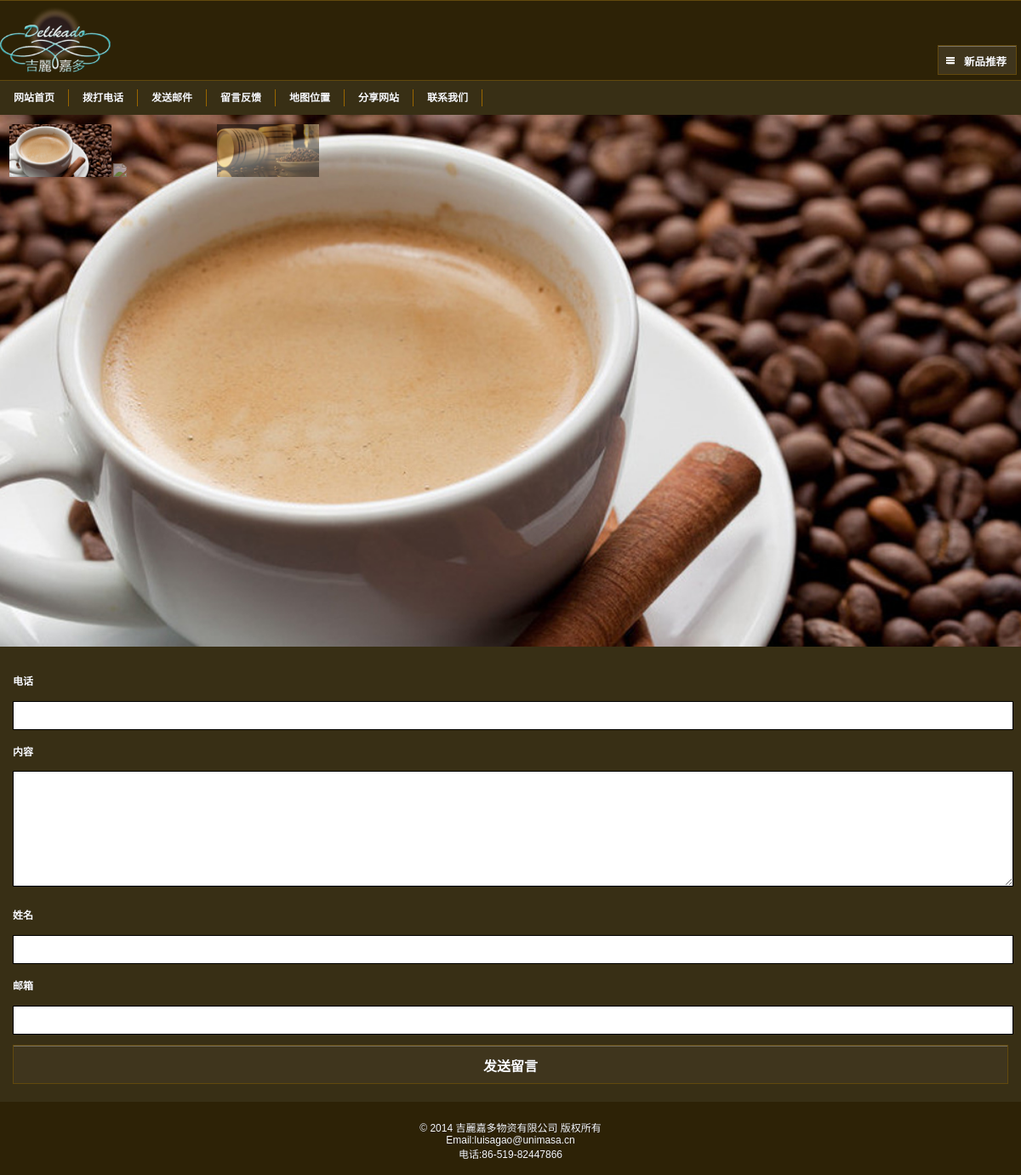
/about/feedback.php, run on the app's committed database.
### tables this page shows
CREATE TABLE `layoutpic` (
  `id_layoutpic` int(11) NOT NULL auto_increment,
  `id_layout` int(11) NOT NULL,
  `id_hr` int(11) NOT NULL,
  `title` varchar(250) NOT NULL,
  `intro` text NOT NULL,
  `url` varchar(250) NOT NULL,
  `opicname` varchar(250) NOT NULL,
  `spicname` varchar(250) NOT NULL,
  `dele` int(1) NOT NULL default '1',
  `type` varchar(3) NOT NULL,
  `indate` datetime NOT NULL,
  `modate` datetime NOT NULL,
  `deldate` datetime NOT NULL,
  `browsecount` int(11) NOT NULL,
  `ordernum` int(11) NOT NULL,
  PRIMARY KEY  (`id_layoutpic`)
);

CREATE TABLE `layout` (
  `id_layout` int(11) NOT NULL auto_increment,
  `lang` int(1) NOT NULL default '1',
  `title` varchar(250) NOT NULL,
  `url` text NOT NULL,
  `intro` text NOT NULL,
  `icon` text NOT NULL,
  `content` text NOT NULL,
  `openstat` int(1) NOT NULL default '1',
  `ordernum` int(11) NOT NULL,
  PRIMARY KEY  (`id_layout`)
);

CREATE TABLE `pagesetpic` (
  `id_pagesetpic` int(11) NOT NULL auto_increment,
  `id_pageset` int(11) NOT NULL,
  `id_hr` int(11) NOT NULL,
  `title` varchar(250) NOT NULL,
  `intro` text NOT NULL,
  `url` varchar(250) NOT NULL,
  `opicname` varchar(250) NOT NULL,
  `spicname` varchar(250) NOT NULL,
  `dele` int(1) NOT NULL default '1',
  `type` varchar(3) NOT NULL,
  `indate` datetime NOT NULL,
  `modate` datetime NOT NULL,
  `deldate` datetime NOT NULL,
  `browsecount` int(11) NOT NULL,
  `ordernum` int(11) NOT NULL,
  PRIMARY KEY  (`id_pagesetpic`)
);

### www/inc/config.php (called while the page is built, shortened)
<?php
require_once("mysql.class.php");
$db_hostname="localhost";
$db_username="root";
$db_password="123456";
$db_database="delikado_m";
?>

### www/inc/function.class.php (called while the page is built, shortened)
<?php
$objDB=new mysql($db_hostname,$db_username,$db_password,$db_database);
$strSQL = "select iscopy,otherheader,title,keywords,description,icp,mapcode,statistics,weburl,newsnum,productnum,bannertime,rmailbox as mail,smailbox as tel from siteset where id_siteset=1" ;
$objDB->Execute($strSQL);
function getlayoutinfo($lid,$tableField){
global	 $objDB;
$strSQL = "select $tableField from layout where id_layout='".$lid."'" ;
$objDB->Execute($strSQL);
$getlayoutinfo=$objDB->fields();
return $getlayoutinfo;
}
function getlayoutpic($lid,$postion){
global	 $objDB;
$strSQL = "select opicname as pic from layoutpic  where id_layout ='".$lid."' order by  ordernum asc limit $postion,1" ;
$objDB->Execute($strSQL);
$arronepic=$objDB->fields();
return $arronepic[pic];
}
function getlayoutpicnuminfo($lid,$num,$tableField){
global	 $objDB;
$strSQL = "select $tableField from layoutpic  where id_layout ='".$lid."' order by  ordernum asc limit 0,$num" ;
$objDB->Execute($strSQL);
$arrallpicinfo=$objDB->GetRows();
return $arrallpicinfo;
}
function getpagesetpicnuminfo($lid,$num,$tableField){
global	 $objDB;
$strSQL = "select $tableField from pagesetpic  where id_pageset ='".$lid."' order by  ordernum asc limit 0,$num" ;
$objDB->Execute($strSQL);
$arrallpicinfo=$objDB->GetRows();
return $arrallpicinfo;
}
?>

### www/about/feedback.php (the view, shortened to what this page needs)
<?php
require "../inc/cn_about_core.php";
?>
<!DOCTYPE HTML>
<html>
<head>
<link rel="stylesheet" type="text/css" href="/inc/css/jquery.mobile.theme-1.3.1.css">
<link rel="stylesheet" type="text/css" href="/inc/css/jquery.mobile.structure-1.3.1.css">
<link rel="stylesheet" type="text/css" href="/inc/css/resetui.css">
</head>
<body <?php if($setinfo[iscopy]=='1'){echo ' oncontextmenu="return false" onselectstart="return false" ondragstart="return false" onbeforecopy="return false"';}?>>
<div data-role="page" id="about" class="webapp" >
<? require "../header.php"; ?>
<div data-role="content"  data-theme="a" >
<? require "../menu.php"; ?>
  <div style="position:relative">
  <div class="innerslider" >
          <ul class="slides" id="bannerslide">
            <? $getpicnuminfo=getpagesetpicnuminfo($pageid,9,'opicname as pic');
               for($i=0;$i<sizeof($getpicnuminfo);$i++){
              ?>
              <li  data-thumb="/upload/layout/<?=$getpicnuminfo[$i][pic]?>"><img src="/upload/layout/<?=$getpicnuminfo[$i][pic]?>" /></li>
            <? }?>
          </ul>
</div>
  </div>
  <div id="onepageview">
 <div class="container no-bottom" >
    	<h4 class="list-pencil">电话 </h4>
        <p><input id="tel" type="text"  data-role="none"  style="width:100%;border: 1px solid #000; height:30px;"></p>
        <h4 class="list-pencil">内容 </h4>
        <p><textarea id="contentmsg"  data-role="none"  style="width:100%;border: 1px solid #000; height:130px;"></textarea></p>
        <h4 class="list-pencil">姓名 </h4>
        <p><input id="name" type="text"  data-role="none"   style="width:100%;border: 1px solid #000; height:30px;"></p>
        <h4 class="list-pencil">邮箱 </h4>
        <p><input id="email" type="text"  data-role="none"  style="width:100%;border: 1px solid #000; height:30px;"></p>
        <input type="button"  onclick="sendmsg()" value="发送留言">
	</div>
  </div>
</div>
<? require "../footer.php"; ?>
</div>
</body>
</html>

### www/header.php (shortened to what this page needs)
<div data-role="header" data-theme="a">
   <div id="logo"><a href="/"><img src="/upload/layout/<?=getlayoutpic(15,0);?>" width="130" ></a></div>
 <div id="menu" data-role="header" data-theme="a">
 <a href="#right-panel"data-icon="bars" data-iconpos="" data-shadow="false" data-iconshadow="false"><? $getlayoutinfo=getlayoutinfo(23,'intro');echo nl2br($getlayoutinfo[intro]);?></a></p>
  </div>
</div>

### www/menu.php
<div id="menubox">
  <div id="wrapper_menu">
	<div id="scroller_menu">
		<ul id="thelist">
             <?
			  $getpicnuminfo=getlayoutpicnuminfo(18,99,'title,url');
               for($i=0;$i<sizeof($getpicnuminfo);$i++){
              ?>
       <li><a href="<?=$getpicnuminfo[$i][url]?>"><?=$getpicnuminfo[$i][title]?></a></li>
         <? }?>
		</ul>
	</div>
   </div>
  </div>

### www/footer.php
<div data-role="footer" data-theme="a" style="padding:5px; border:none;">
  <div id="ftext">
   <p><br> <? $getlayoutinfo=getlayoutinfo(10,'intro');echo nl2br($getlayoutinfo[intro]);?></p>
  </div>
</div>

### data on the page
layoutpic: opicname (picture)
layout: intro "新品推荐"
layoutpic: title "网站首页"
layoutpic: title "拨打电话"
layoutpic: title "发送邮件"
layoutpic: title "留言反馈"
layoutpic: title "地图位置"
layoutpic: title "分享网站"
layoutpic: title "联系我们"
pagesetpic: opicname (picture)
layout: intro "© 2014 吉麗嘉多物资有限公司 版权所有 Email:luisagao@unimasa.cn 电话:86-519-82447866"
